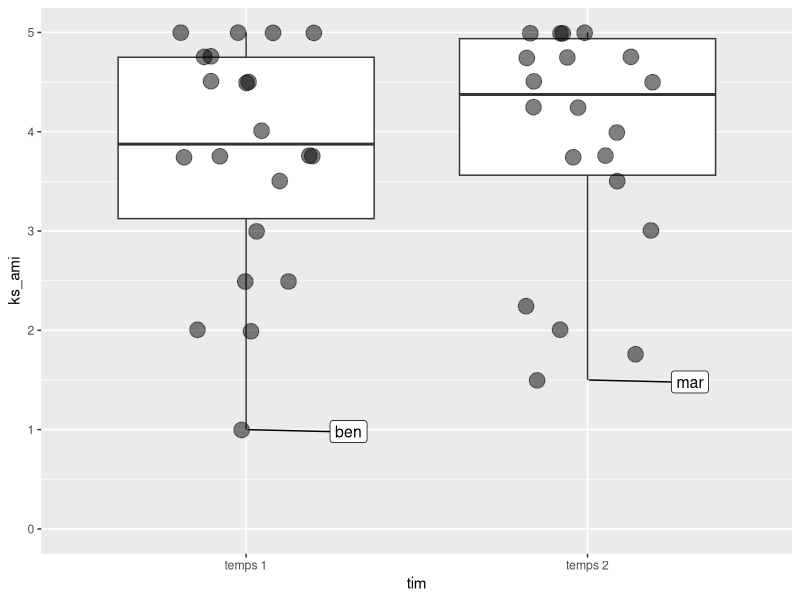
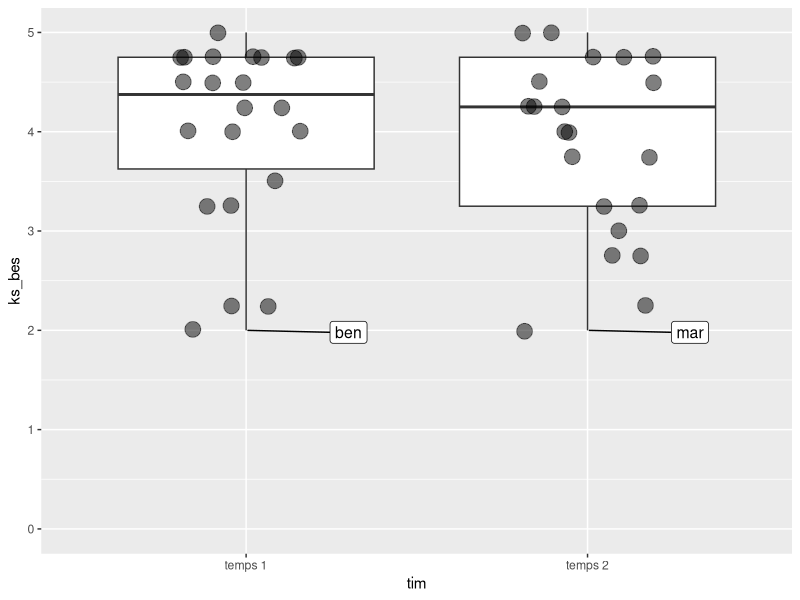
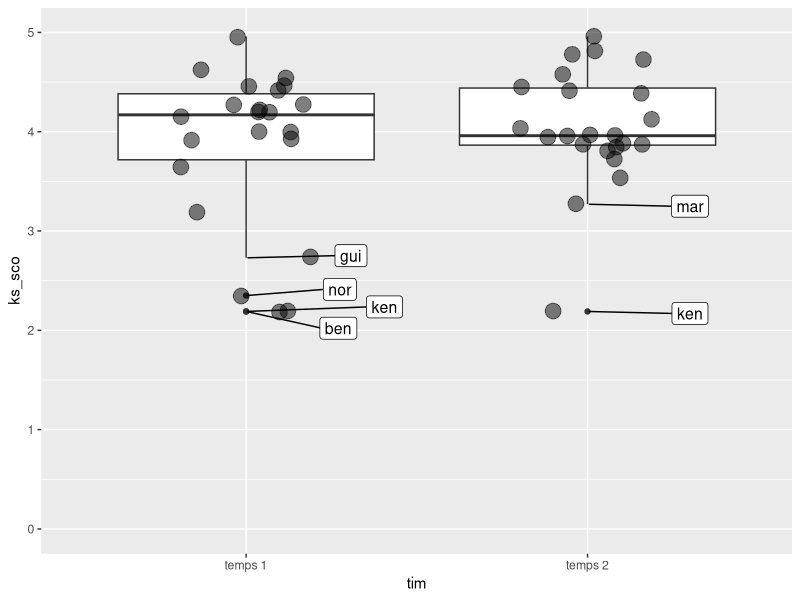

Here is the R script that generated these plots, in order:
# lancement des packages----
library(readxl)
library(tidyverse)
library(ggrepel) # pour les labels des plots

# importation des données brutes présentées sous la forme d'un tableau unique de deux temps, issu de manipulations depuis deux Google Forms (octobre 2016 et avril 2017)

d <- read_excel("stm2017_nb_raw.xlsx")
str(d)

# Recodage des variables au score inversé----



d <- d %>% # On parle des deux variables uniquement
  mutate(ks_9 = 6 - ks_9,
         ks_10 = 6 - ks_10
         )

# Création du score général aux 26 questions et ajout à d----
d <- d %>% 
  mutate(ks_sco = rowMeans(select(.,starts_with("ks_")) ,na.rm =T),
         ks_sco = round(ks_sco,2)) # score arrondi à deux décimales

# Création du score spécifique aux items liés à l'amitié et ajout à d----
d <- d %>% 
  mutate(ks_ami = rowMeans(select(.,ks_19,ks_20,ks_21,ks_22) ,na.rm =T),
  )

# Création du score spécifique aux items liés au bien-être scolaire et ajout à d----
d <- d %>% 
  mutate(ks_bes = rowMeans(select(.,ks_23,ks_24,ks_25,ks_26) ,na.rm =T),
  )

# Création du tableau strictement pairé----

# suppression des id non strictement membre d'une paire (t1, t2) par création d'un df de comparaison.

d_comp <- d %>% 
  drop_na(id) %>% # pour éliminer les lignes non identifiées
  arrange(id) %>% # visuel
  group_by(id, tim) %>% 
  count(id) %>% 
  filter(n==1) %>% # On a pas fini. On s'est assuré que chaque id est unique dans chaque modalité de temps. On doit encore être sûrs qu'on a maintenant exactement une paire (t1,t2).
  ungroup() %>% 
  group_by(id) %>% 
  count(id) %>% 
  filter(n==2) %>% # on ne garde que les paires de id qui se retrouvent dans t1 et t2. C'est notre grosse perte de données de ce traitement
  ungroup()

# Notre df de comparaison est prêt. On peut procéder à l'élagage.

d_paired <- d %>% 
  filter(id %in% d_comp$id) # d_paired contient donc 14 paires d'observation; on peut faire les descriptives à partir de cela.

# procédons à la préparation d'un petit résumé de cet échantillon.

d_paired_sum <- d_paired %>% 
  group_by(tim, sex) %>% 
  summarise(n=n())

# stat descriptives (mean et sd pour nos 3 scores d'intérêt)----

d_paired_sum2 <- d_paired %>% 
  group_by(tim) %>% 
  summarise(n=n(),
            mean_ks=round(mean(ks_sco),2),
            mean_ks_ami=round(mean(ks_ami),2),
            mean_ks_bes=round(mean(ks_bes),2),
            sd_ks=round(sd(ks_sco),2),
            sd_ks_ami=round(sd(ks_ami),2),
            sd_ks_bes=round(sd(ks_bes),2),
            )

# Retour sur d pour observer qualitativement les dispersions des participants d'origine (avant pairage, élimination)----


set.seed(42) # pour figer le nombre de départ fixe de la génération et retrouver le même résultat à chaque compilation

vis_sco <- d %>% 
  ggplot() +
  aes(x=tim, y=ks_sco) +
  geom_boxplot() +
  geom_jitter(width = .2, height = .01, size = 5, alpha = .5, ) + 
  geom_label_repel(data = subset(d, ks_sco <= 3 | id=="mar"), aes(label=id), nudge_x = .3, nudge_y = -.02, size = 4, color = "black") + # On détermine visuellement la limite qui nous intéresse pour les labels
  ylim(0, 5)

vis_ami <- d %>% 
  ggplot() +
  aes(x = tim, y=ks_ami) +
  geom_boxplot() +
  geom_jitter(width = .2, height = .01, size = 5, alpha = .5) + 
  geom_label_repel(data = subset(d, ks_ami <= 1.5 | id=="mar"), aes(label=id), nudge_x = .3, nudge_y = -.02, size = 4, color = "black") +
  ylim(0, 5)

vis_bes <- d %>% 
  ggplot() +
  aes(x = tim, y=ks_bes) +
  geom_boxplot() +
  geom_jitter(width = .2, height = .01, size = 5, alpha = .5, ) + 
  geom_label_repel(data = subset(d, ks_bes <= 2 | id=="mar"), aes(label=id, color="red"), nudge_x = .3, nudge_y = -.02, size = 4, color = "black") +
  ylim(0, 5)


